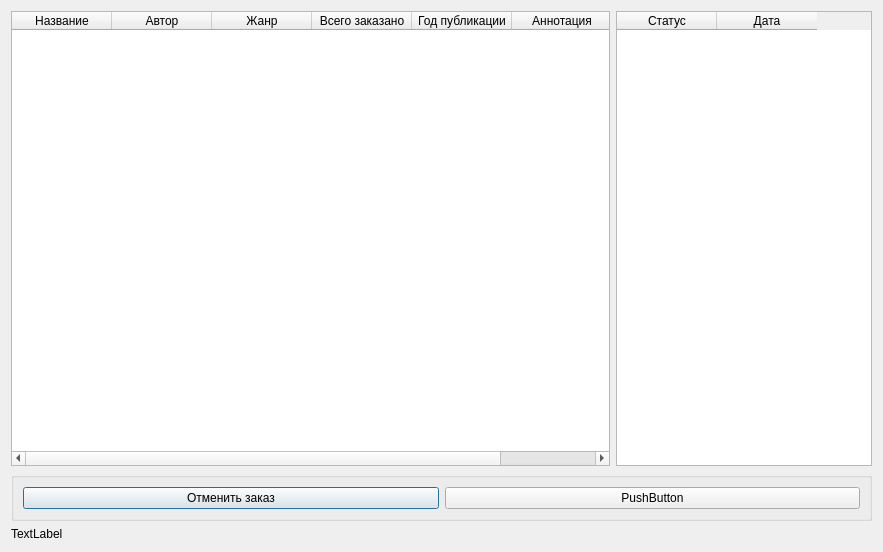
<?xml version="1.0" encoding="UTF-8"?>
<ui version="4.0">
 <class>Order</class>
 <widget class="QDialog" name="Order">
  <property name="geometry">
   <rect>
    <x>0</x>
    <y>0</y>
    <width>883</width>
    <height>552</height>
   </rect>
  </property>
  <property name="windowTitle">
   <string>Dialog</string>
  </property>
  <layout class="QGridLayout" name="gridLayout">
   <item row="0" column="0">
    <widget class="QTableWidget" name="details_of_order_table">
     <property name="editTriggers">
      <set>QAbstractItemView::NoEditTriggers</set>
     </property>
     <column>
      <property name="text">
       <string>Название</string>
      </property>
     </column>
     <column>
      <property name="text">
       <string>Автор</string>
      </property>
     </column>
     <column>
      <property name="text">
       <string>Жанр</string>
      </property>
     </column>
     <column>
      <property name="text">
       <string>Всего заказано</string>
      </property>
     </column>
     <column>
      <property name="text">
       <string>Год публикации</string>
      </property>
     </column>
     <column>
      <property name="text">
       <string>Аннотация</string>
      </property>
     </column>
    </widget>
   </item>
   <item row="1" column="0" colspan="2">
    <widget class="QGroupBox" name="order_buttons_box">
     <property name="title">
      <string/>
     </property>
     <layout class="QHBoxLayout" name="horizontalLayout">
      <item>
       <widget class="QPushButton" name="cancel_order_button">
        <property name="text">
         <string>Отменить заказ</string>
        </property>
       </widget>
      </item>
      <item>
       <widget class="QPushButton" name="next_stage_button">
        <property name="text">
         <string>PushButton</string>
        </property>
       </widget>
      </item>
     </layout>
    </widget>
   </item>
   <item row="0" column="1">
    <widget class="QTableWidget" name="statuses_of_order_table">
     <property name="sizePolicy">
      <sizepolicy hsizetype="Fixed" vsizetype="Expanding">
       <horstretch>0</horstretch>
       <verstretch>0</verstretch>
      </sizepolicy>
     </property>
     <property name="editTriggers">
      <set>QAbstractItemView::NoEditTriggers</set>
     </property>
     <column>
      <property name="text">
       <string>Статус</string>
      </property>
     </column>
     <column>
      <property name="text">
       <string>Дата</string>
      </property>
     </column>
    </widget>
   </item>
   <item row="2" column="0">
    <widget class="QLabel" name="err_mes">
     <property name="text">
      <string>TextLabel</string>
     </property>
    </widget>
   </item>
  </layout>
 </widget>
 <resources/>
 <connections/>
</ui>
